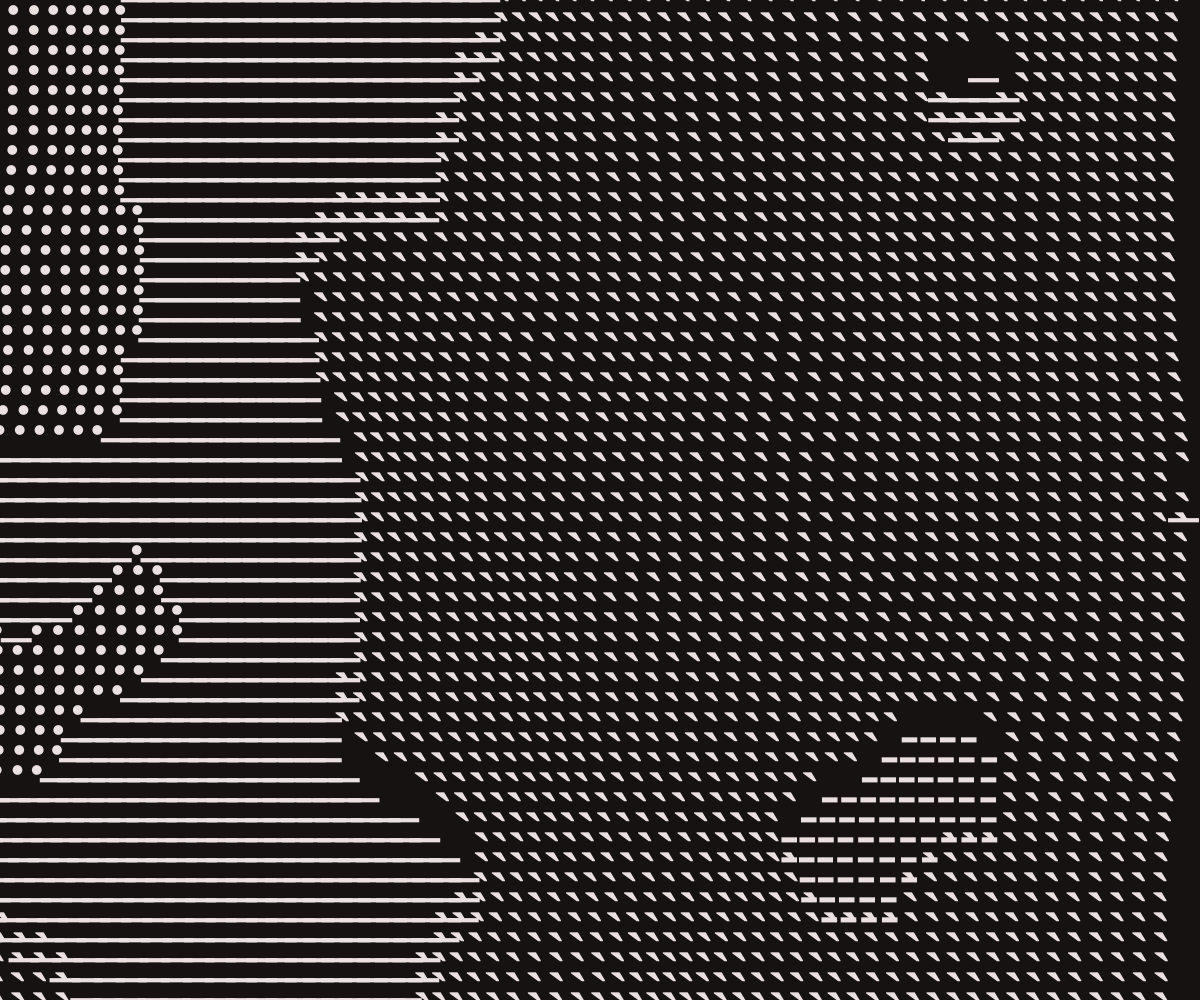
Frame 1 (no input)
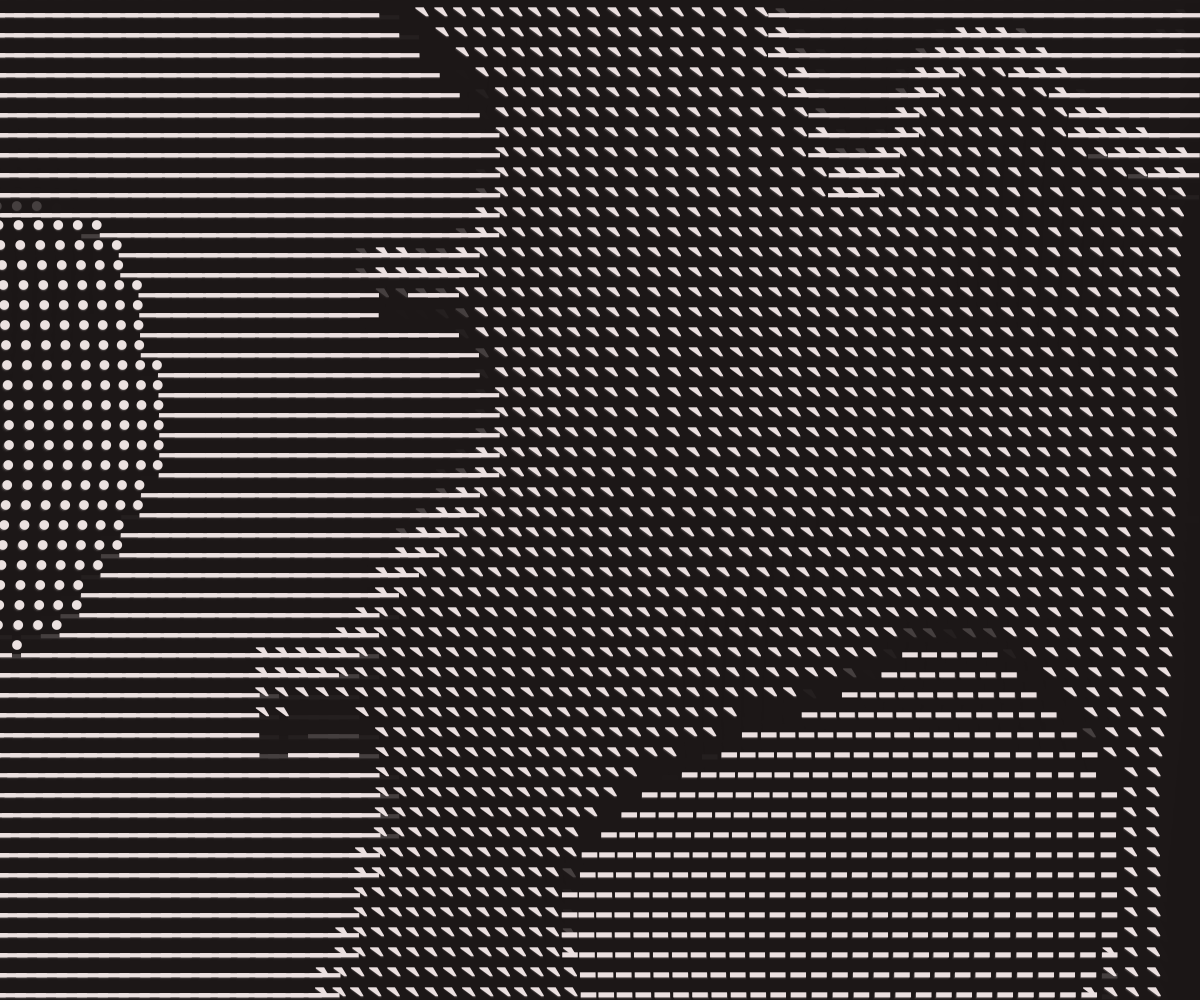
Frame 60 (no input)
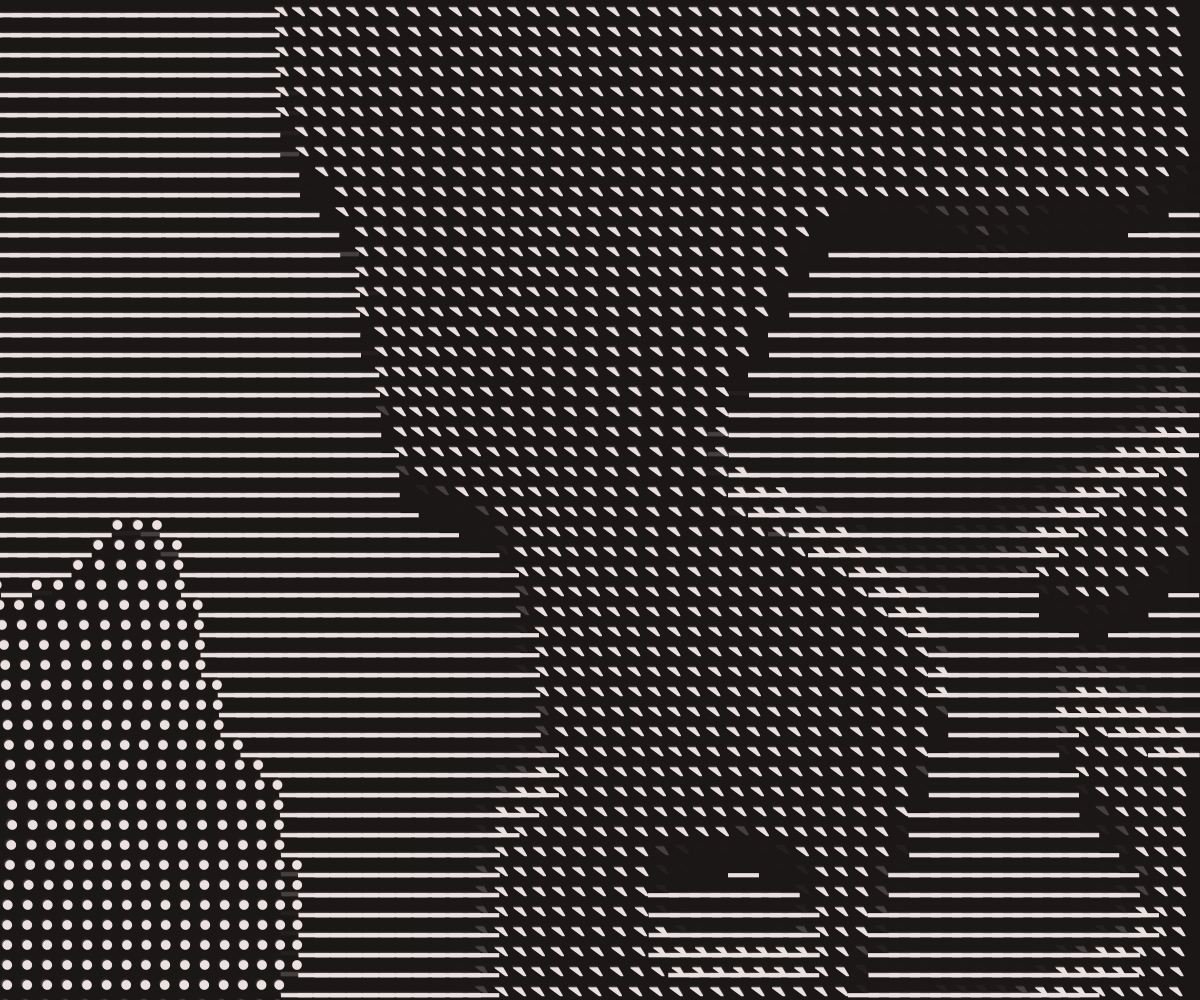
Frame 120 (the mouse pressed at the canvas centre since frame 60)

The p5.js sketch that drew these frames (run headless with seeded random() and noise() and a simulated clock; from frame 60 on, the mouse is pressed at the canvas centre):

// p5.js sketch
// ── sketch.js
function setup() {
  createCanvas(windowWidth, windowHeight);
  textSize(20);
  textFont('Avenir');

  textAlign(CENTER, CENTER);
  textStyle(BOLD);
  colorMode(HSL, 300, 100, 100, 1);
  angleMode(DEGREES);
  background(0);
  
  rectMode(CENTER);
}

function draw() {
  background(0, 10, 10, 0.8);
  char_noise();
}

let chars = ['|', '-', '`', '_', '.', '-'];
let scl = 0.02;


function char_noise() {
  for (let x = -20; x <= 60; x++) {
    for (let y = -20; y <= 60; y++) {
      translate(x * 20, y * 20)
      let val = noise(x * scl, y * scl, frameCount * 0.007);

      let c = map(val, 0, 1, 33, 47);
      let ch = String.fromCharCode(round(c));
      let ch2 = map(val, 0, 1, 0, chars.length);
      let h = map(val, 0, 1, -10, 13);

      let xo = map(val, 0, 1, -100, 100);

      fill(h, 20, 90);
      textSize(60);
      text(chars[round(ch2)], 0 + xo, 0 - sin(frameCount) * 100);
      resetMatrix();
    }
  }
}
